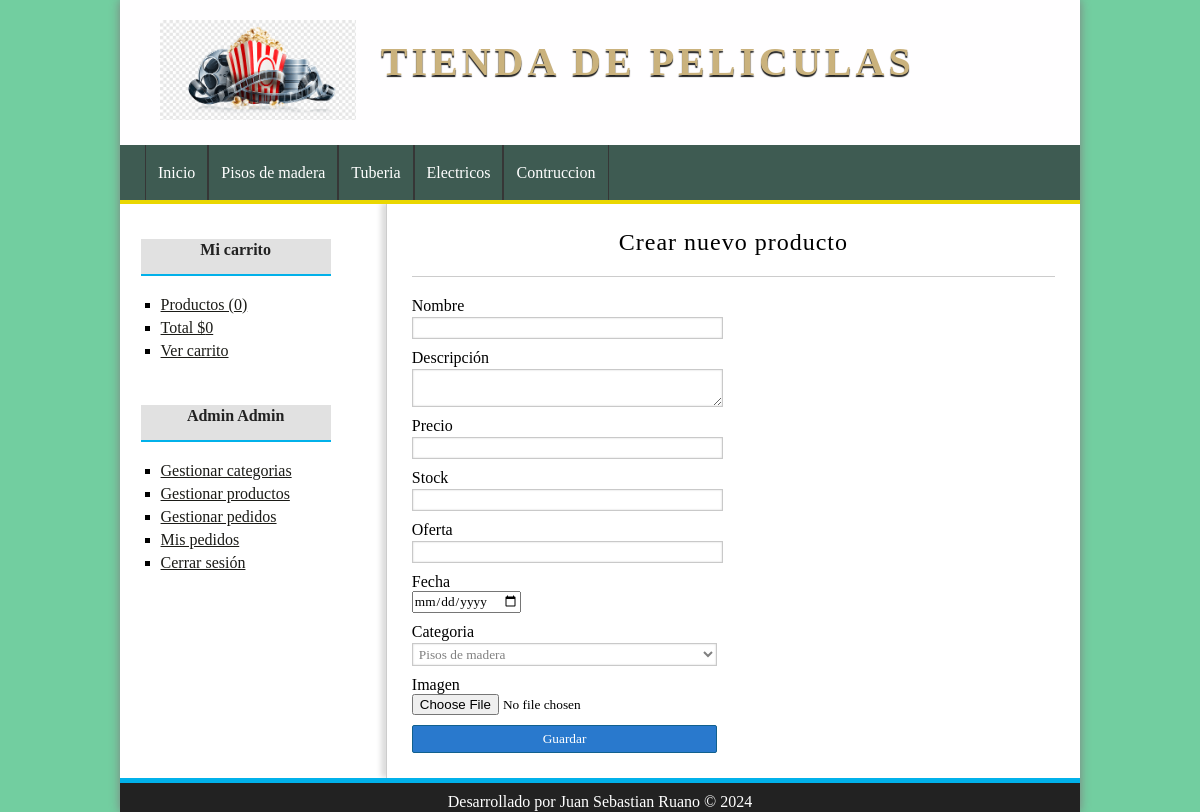
The app's page /producto/crear (signed in) with its own data.
### tables this page shows
CREATE TABLE `t_categorias` (
  `id_categoria` int(11) NOT NULL,
  `nombre_categoria` varchar(100) NOT NULL
);

### config/db.php (called while the page is built)
<?php
class Database{
    public static function connect(){
        $db = new mysqli('localhost','root','','TiendaPeliculas');
        $db->query("SET NAMES 'utf8'");
        return $db;
    }
}

### helpers/utils.php (called while the page is built, shortened)
<?php
class Utils{
    public static function showCategorias(){
        require_once 'models/categoria.php';
        $categoria = new Categoria();
        $categorias = $categoria->getAll();
        return $categorias;
    }
}

### models/categoria.php (called while the page is built, shortened)
<?php
    class Categoria{
        private $db;
        public function __construct()
        {
         $this->db = Database::connect();
        }
        public function getAll(){
            $categorias = $this->db->query("SELECT * FROM t_categorias ORDER BY id_categoria DESC;");
            return $categorias;
        }
    }

### controllers/productoController.php (called while the page is built, shortened)
<?php
class productoController{
    public function crear(){
        require_once 'views/producto/crear.php';
    }
}

### views/producto/crear.php (the view, shortened to what this page needs)
<?php if(isset($edit) && isset($pro) && is_object($pro)): ?>
	<h1>Editar producto <?=$pro->nombre_producto?></h1>
	<?php $url_action = base_url."producto/save&id=".$pro->id_producto; ?>
<?php else: ?>
	<h1>Crear nuevo producto</h1>
	<?php $url_action = base_url."producto/save"; ?>
<?php endif; ?>
<div class="form_container">
    <form action="<?=$url_action?>" method="POST" enctype="multipart/form-data">
        <label for="nombre">Nombre</label>
        <input type="text" name="nombre" value="<?=isset($pro) && is_object($pro) ? $pro->nombre_producto : '';  ?>" />
		<label for="descripcion">Descripción</label>
		<textarea name="descripcion"><?=isset($pro) && is_object($pro) ? $pro->descripcion : ''; ?></textarea>
		<label for="precio">Precio</label>
		<input type="text" name="precio" value="<?=isset($pro) && is_object($pro) ? $pro->precio : ''; ?>"/>
		<label for="stock">Stock</label>
		<input type="number" name="stock" value="<?=isset($pro) && is_object($pro) ? $pro->stock : ''; ?>"/>
        <label for="oferta">Oferta</label>
		<input type="text" name="oferta" value="<?=isset($pro) && is_object($pro) ? $pro->oferta : ''; ?>"/>
		<label for="fecha">Fecha</label>
		<input type="date" name="fecha" value="<?=isset($pro) && is_object($pro) ? $pro->stock : ''; ?>"/>
        <label for="categoria">Categoria</label>
        <?php $categorias = Utils::showCategorias(); ?>
        <select name="categoria">
            <?php while($cat = $categorias->fetch_object()): ?>
                <option value="<?=$cat->id_categoria?>" <?=isset($pro) && is_object($pro) && $cat->id_categoria == $pro->id_categoria ? 'selected' : ''; ?>>
                    <?=$cat->nombre_categoria?>
                </option>
            <?php endwhile; ?>
        </select>
        <label for="imagen">Imagen</label>
        <input type="file" name="imagen" />
        <input type="submit" value="Guardar" />
    </form>
</div>

### views/layout/header.php (shortened to what this page needs)
<!DOCTYPE html>
<html lang="es">
<head>
    <link rel="stylesheet" type="text/css" href="<?=base_url?>assets/css/styles.css" />
    <link rel="stylesheet" href="https://cdnjs.cloudflare.com/ajax/libs/font-awesome/6.0.0-beta3/css/all.min.css">
</head>
<body>
    <div id="container">
        <header id="header">
            <div id="logo">
                <img src="<?=base_url?>assets/img/peliculas.png" alt="Ferreteria logo" />
                <a href="<?=base_url?>">Tienda de Peliculas</a>
            </div>
        </header>
        <?php $categorias = Utils::showCategorias(); ?>
        <nav id="menu">
            <ul>
                <li>
                    <a href="<?=base_url?>">Inicio</a>
                </li>
                <?php while($cat = $categorias->fetch_object()): ?>
                    <li>
                        <a href="<?=base_url?>categoria/ver&id=<?=$cat->id_categoria?>"><?=$cat->nombre_categoria?></a>
                    </li>
                <?php endwhile; ?>
            </ul>
        </nav>
        <div id="content">

### assets/css/styles.css (style rules this page uses)
* { padding: 0px; margin: 0px; font-family: cursive; }
body { background: rgba(22, 175, 99, 0.605); }
a { color: #1b1b17; }
#container { width: 80%; margin: 0px auto; box-shadow: 0px 0px 10px gray; background: white; }
#header { height: 145px; background: #fffeff; }
#logo { padding: 20px; margin-left: 20px; float: left; }
#logo img { float: left; height: 100px; }
#logo a { float: left; font-size: 40px; letter-spacing: 4px; font-family: cursive; text-transform: uppercase; color: #cab27d; font-weight: bold; text-decoration: none; margin-top: 18px; margin-left: 25px; text-shadow: 0px 2px 1px #222222; transition: all 300ms; }
#menu { clear:both; background: #0b2f24c9; color:black; height: 55px; border-bottom: 4px solid #ead701; }
#menu ul { list-style: none; text-decoration: none; margin: 0px auto; margin-left: 25px; }
#menu ul li { line-height: 55px; float: left; border-right: 1px solid #363636; }
#menu a { display: block; color:white; text-decoration: none; padding-left: 12px; padding-right: 12px; transition: all 300ms; }
#menu a:first-child { border-left: 1px solid #363636; }
#content { margin: 0px auto; overflow: hidden; background: white; }
.form_container { width: 50%; }
input[type="text"], input[type="password"], input[type="email"], input[type="number"], select,textarea { display: block; width: 95%; margin-top: 2px; margin-bottom: 2px; border: 1px solid #C9C9C9; box-shadow: 0px 0px 2px #CCC inset; background: white; padding: 2px; color: gray; transition: all 300ms; }
input[type="button"], input[type="submit"], button, .button { display: block; border-radius: 2px; width: auto; padding: 5px; padding-left: 10px; padding-right: 10px; color: white; background: #2979CD; border: 1px solid #11608E; cursor: pointer; }
label, input[type="button"], input[type="submit"], button { display: block; width: 95%; margin-top: 10px; }
#central h1 { font-size: 24px; font-weight: normal; letter-spacing: 1px; text-align: center; border-bottom: 1px solid #ccc; margin-bottom: 20px; padding: 20px; padding-top: 0px; }

### records on screen
t_categorias: nombre_categoria "Pisos de madera"
t_categorias: nombre_categoria "Tuberia"
t_categorias: nombre_categoria "Electricos"
t_categorias: nombre_categoria "Contruccion"

### other values on screen
$stats['count'] "0"
$stats['total'] "0"
$_SESSION['identity']->nombre "Admin"
$_SESSION['identity']->apellidos "Admin"
form field categoria "Pisos de madera"
